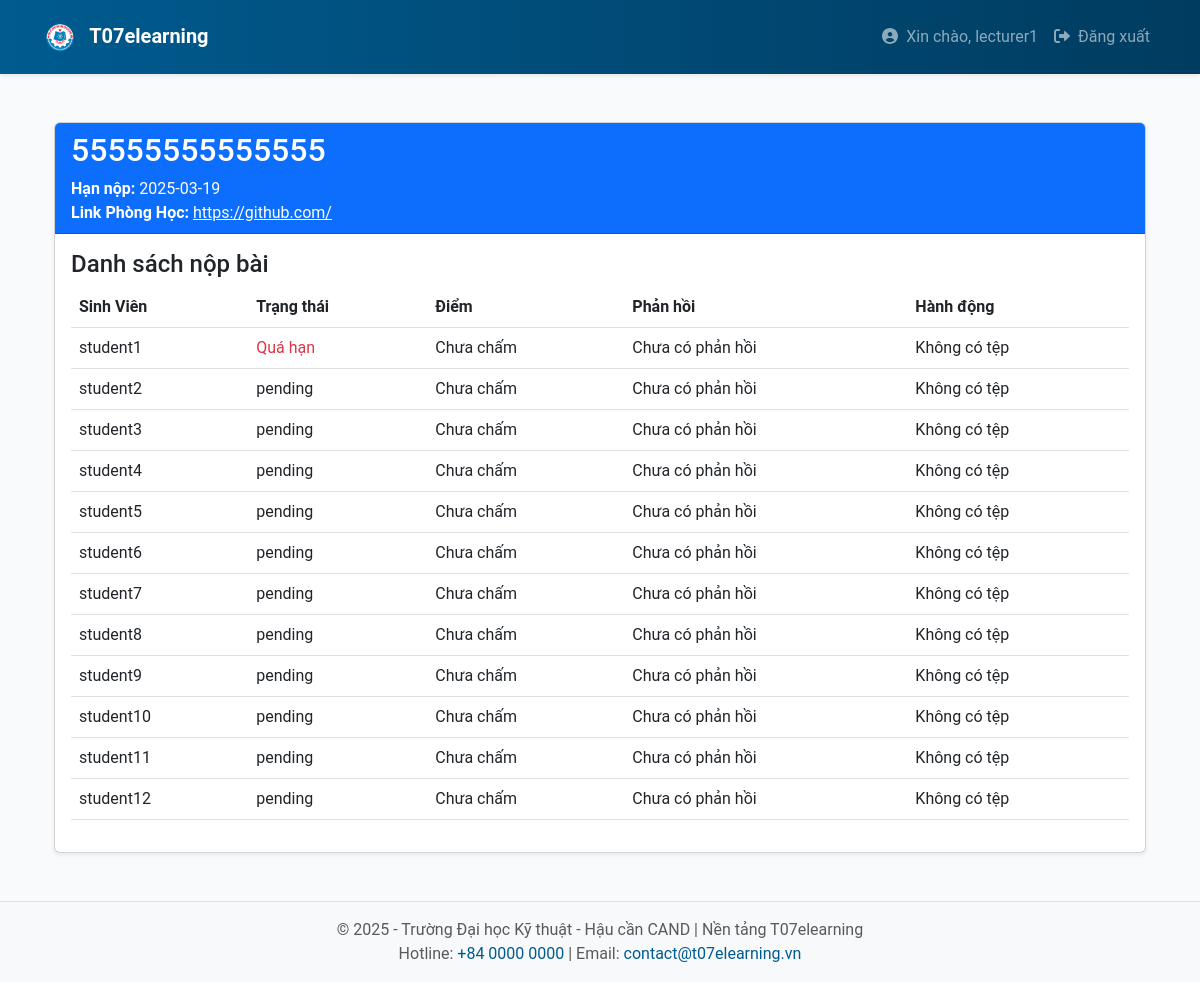
The page /lecturer/assignment/5/submissions (signed in) on the database its author committed.
### app/models.py (models this page shows, shortened)
class User(UserMixin, db.Model):
    __tablename__ = 'users'
    id = db.Column(db.Integer, primary_key=True)
    username = db.Column(db.String(64), unique=True, nullable=False)
    email = db.Column(db.String(120), unique=True, nullable=False)
    password_hash = db.Column(db.String(128), nullable=False)
    registered_on = db.Column(db.DateTime, default=datetime.utcnow)
    last_seen = db.Column(db.DateTime, default=datetime.utcnow, onupdate=datetime.utcnow)
    roles = db.relationship('Role', secondary='user_roles', back_populates='users')
    courses = db.relationship('Course', backref='lecturer', lazy='dynamic')
    enrollments = db.relationship('Enrollment', backref='student', lazy='dynamic')
    submissions = db.relationship('Submission', backref='student', lazy='dynamic')
    notifications = db.relationship('Notification', backref='user', lazy='dynamic')
    def is_lecturer(self):
        return any(role.name == 'lecturer' for role in self.roles)

class Assignment(db.Model):
    __tablename__ = 'assignments'
    id = db.Column(db.Integer, primary_key=True)
    class_id = db.Column(db.Integer, db.ForeignKey('classes.id'), nullable=False)
    title = db.Column(db.String(128), nullable=False)
    description = db.Column(db.Text, nullable=True)
    due_date = db.Column(db.DateTime, nullable=False)
    max_attempts = db.Column(db.Integer, default=1)
    created_on = db.Column(db.DateTime, default=datetime.utcnow)
    attachment_url = db.Column(db.String(512), nullable=True)
    class_link = db.Column(db.String(256), nullable=True)  # New field for class link
    lecturer_id = db.Column(db.Integer, db.ForeignKey('users.id'), nullable=False)
    deadline_duration = db.Column(db.Integer, nullable=False, default=0)
    submissions = db.relationship('Submission', back_populates='assignment')

class Submission(db.Model):
    __tablename__ = 'submissions'
    id = db.Column(db.Integer, primary_key=True)
    assignment_id = db.Column(db.Integer, db.ForeignKey('assignments.id'), nullable=False)
    student_id = db.Column(db.Integer, db.ForeignKey('users.id'), nullable=False)
    submission_date = db.Column(db.DateTime, default=datetime.utcnow)
    file_url = db.Column(db.String(512), nullable=True)
    grade = db.Column(db.Float, nullable=True)
    feedback = db.Column(db.Text, nullable=True)
    status = db.Column(db.String(64), nullable=False, default='pending')
    answer = db.Column(db.Text, nullable=True)
    assignment = db.relationship('Assignment', back_populates='submissions')

### app/lecturer/routes.py (the view)
@bp.route('/assignment/<int:assignment_id>/submissions', methods=['GET'])
@login_required
def view_submissions(assignment_id):
    if not current_user.is_lecturer():
        flash('Bạn không có quyền truy cập trang này.')
        return redirect(url_for('main.index'))
    assignment = Assignment.query.get_or_404(assignment_id)
    submissions = Submission.query.filter_by(assignment_id=assignment.id).all()
    return render_template('lecturer/view_submissions.html', assignment=assignment, submissions=submissions)

### app/templates/lecturer/view_submissions.html
{% extends "base.html" %}
{% block content %}
<div class="container mt-5">
    <div class="card shadow-sm">
        <div class="card-header bg-primary text-white">
            <h2>{{ assignment.title }}</h2>
            <p class="mb-0"><strong>Hạn nộp:</strong> {{ assignment.due_date.strftime('%Y-%m-%d') }}</p>
            {% if assignment.class_link %}
            <p class="mb-0"><strong>Link Phòng Học:</strong> <a href="{{ assignment.class_link }}" target="_blank" class="class-link">{{ assignment.class_link }}</a></p>
            {% else %}
            <p class="mb-0"><strong>Link Phòng Học:</strong> Không có link</p>
            {% endif %}
        </div>
        <div class="card-body">
            <h4>Danh sách nộp bài</h4>
            <table class="table">
                <thead>
                    <tr>
                        <th>Sinh Viên</th>
                        <th>Trạng thái</th>
                        <th>Điểm</th>
                        <th>Phản hồi</th>
                        <th>Hành động</th>
                    </tr>
                </thead>
                <tbody>
                    {% for submission in submissions %}
                    <tr>
                        <td>{{ submission.student.username }}</td>
                        <td>
                            {% if submission.status == 'overdue' %}
                                <span class="text-danger">Quá hạn</span>
                            {% else %}
                                {{ submission.status }}
                            {% endif %}
                        </td>
                        <td>{{ submission.grade if submission.grade is not none else 'Chưa chấm' }}</td>
                        <td>{{ submission.feedback if submission.feedback else 'Chưa có phản hồi' }}</td>
                        <td>
                            {% if submission.file_url %}
                                <a href="{{ url_for('static', filename=submission.file_url.replace('\\', '/')) }}" class="btn btn-primary btn-sm" download>Tải xuống</a>
                            {% else %}
                                Không có tệp
                            {% endif %}
                        </td>
                    </tr>
                    {% endfor %}
                </tbody>
            </table>
        </div>
    </div>
</div>
{% endblock %}

### app/templates/base.html (shortened to what this page needs)
<!DOCTYPE html>
<html lang="vi">
<head>
  <link rel="stylesheet" href="https://cdn.jsdelivr.net/npm/bootstrap@5.3.0/dist/css/bootstrap.min.css">
  <link rel="stylesheet" href="{{ url_for('static', filename='css/main.css') }}">
</head>
<body>
  <nav class="navbar navbar-expand-lg navbar-dark bg-t07 py-3 shadow-sm">
    <div class="container">
      <a class="navbar-brand fw-bold" href="{{ url_for('main.index') }}">
        <img src="{{ url_for('static', filename='images/logo.png') }}" alt="T07 Logo" height="30" class="me-2">
        T07elearning
      </a>
      <div class="collapse navbar-collapse" id="mainNav">
        <ul class="navbar-nav ms-auto">
          {% if current_user.is_authenticated %}
            <li class="nav-item">
              <a class="nav-link" href="#">
                <i class="fas fa-user-circle me-1"></i> Xin chào, {{ current_user.username }}
              </a>
            </li>
            <li class="nav-item">
              <a class="nav-link" href="{{ url_for('auth.logout') }}">
                <i class="fas fa-sign-out-alt me-1"></i> Đăng xuất
              </a>
            </li>
          {% endif %}
        </ul>
      </div>
    </div>
  </nav>
  <div class="container my-4">
    {% block content %}
    {% endblock %}
  </div>
  <footer class="bg-light py-3 footer-t07 mt-5">
    <div class="container text-center text-muted">
      <p class="mb-0">&copy; 2025 - Trường Đại học Kỹ thuật - Hậu cần CAND | Nền tảng T07elearning</p>
      <p class="mb-0">Hotline: <a href="tel:+8400000000">+84 0000 0000</a> | Email: <a href="mailto:contact@t07elearning.vn">contact@t07elearning.vn</a></p>
    </div>
  </footer>
</body>
</html>

### app/static/css/main.css (style rules this page uses)
* { box-sizing: border-box; }
body { font-family: "Roboto", sans-serif; background-color: #f9fafc; color: #4a4a4a; }
.bg-t07 { background: linear-gradient(90deg, #005b8f 0%, #003c60 100%); }
.footer-t07 { border-top: 1px solid #e2e2e2; }
.footer-t07 a { color: #005b8f; text-decoration: none; }
.class-link { color: white; }

### rows shown on the page
User: username "lecturer1"
Assignment: title "55555555555555", due_date "2025-03-19", class_link "https://github.com/"
Submission: student.username "student1", status "Quá hạn", grade "Chưa chấm", feedback "Chưa có phản hồi", shows "Không có tệp"
Submission: student.username "student2", status "pending", grade "Chưa chấm", feedback "Chưa có phản hồi", shows "Không có tệp"
Submission: student.username "student3", status "pending", grade "Chưa chấm", feedback "Chưa có phản hồi", shows "Không có tệp"
Submission: student.username "student4", status "pending", grade "Chưa chấm", feedback "Chưa có phản hồi", shows "Không có tệp"
Submission: student.username "student5", status "pending", grade "Chưa chấm", feedback "Chưa có phản hồi", shows "Không có tệp"
Submission: student.username "student6", status "pending", grade "Chưa chấm", feedback "Chưa có phản hồi", shows "Không có tệp"
Submission: student.username "student7", status "pending", grade "Chưa chấm", feedback "Chưa có phản hồi", shows "Không có tệp"
Submission: student.username "student8", status "pending", grade "Chưa chấm", feedback "Chưa có phản hồi", shows "Không có tệp"
Submission: student.username "student9", status "pending", grade "Chưa chấm", feedback "Chưa có phản hồi", shows "Không có tệp"
Submission: student.username "student10", status "pending", grade "Chưa chấm", feedback "Chưa có phản hồi", shows "Không có tệp"
Submission: student.username "student11", status "pending", grade "Chưa chấm", feedback "Chưa có phản hồi", shows "Không có tệp"
Submission: student.username "student12", status "pending", grade "Chưa chấm", feedback "Chưa có phản hồi", shows "Không có tệp"
